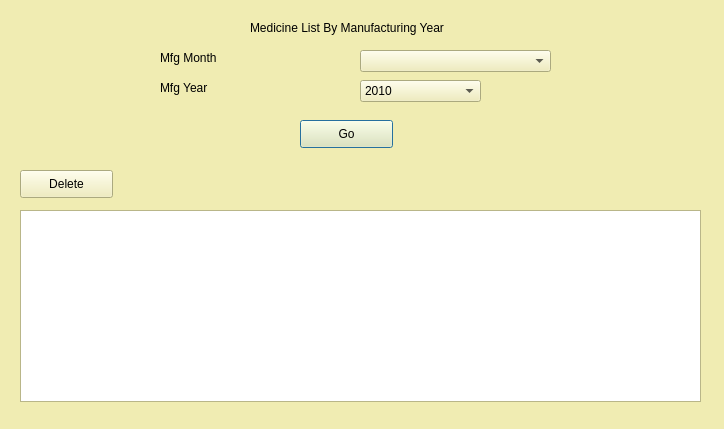
<?xml version="1.0" encoding="UTF-8"?>
<ui version="4.0">
 <class>MfgMonDlg</class>
 <widget class="QDialog" name="MfgMonDlg">
  <property name="geometry">
   <rect>
    <x>0</x>
    <y>0</y>
    <width>724</width>
    <height>429</height>
   </rect>
  </property>
  <property name="palette">
   <palette>
    <active>
     <colorrole role="WindowText">
      <brush brushstyle="SolidPattern">
       <color alpha="255">
        <red>0</red>
        <green>0</green>
        <blue>0</blue>
       </color>
      </brush>
     </colorrole>
     <colorrole role="Button">
      <brush brushstyle="SolidPattern">
       <color alpha="255">
        <red>240</red>
        <green>236</green>
        <blue>178</blue>
       </color>
      </brush>
     </colorrole>
     <colorrole role="Light">
      <brush brushstyle="SolidPattern">
       <color alpha="255">
        <red>255</red>
        <green>255</green>
        <blue>255</blue>
       </color>
      </brush>
     </colorrole>
     <colorrole role="Midlight">
      <brush brushstyle="SolidPattern">
       <color alpha="255">
        <red>247</red>
        <green>245</green>
        <blue>216</blue>
       </color>
      </brush>
     </colorrole>
     <colorrole role="Dark">
      <brush brushstyle="SolidPattern">
       <color alpha="255">
        <red>120</red>
        <green>118</green>
        <blue>89</blue>
       </color>
      </brush>
     </colorrole>
     <colorrole role="Mid">
      <brush brushstyle="SolidPattern">
       <color alpha="255">
        <red>160</red>
        <green>157</green>
        <blue>119</blue>
       </color>
      </brush>
     </colorrole>
     <colorrole role="Text">
      <brush brushstyle="SolidPattern">
       <color alpha="255">
        <red>0</red>
        <green>0</green>
        <blue>0</blue>
       </color>
      </brush>
     </colorrole>
     <colorrole role="BrightText">
      <brush brushstyle="SolidPattern">
       <color alpha="255">
        <red>255</red>
        <green>255</green>
        <blue>255</blue>
       </color>
      </brush>
     </colorrole>
     <colorrole role="ButtonText">
      <brush brushstyle="SolidPattern">
       <color alpha="255">
        <red>0</red>
        <green>0</green>
        <blue>0</blue>
       </color>
      </brush>
     </colorrole>
     <colorrole role="Base">
      <brush brushstyle="SolidPattern">
       <color alpha="255">
        <red>255</red>
        <green>255</green>
        <blue>255</blue>
       </color>
      </brush>
     </colorrole>
     <colorrole role="Window">
      <brush brushstyle="SolidPattern">
       <color alpha="255">
        <red>240</red>
        <green>236</green>
        <blue>178</blue>
       </color>
      </brush>
     </colorrole>
     <colorrole role="Shadow">
      <brush brushstyle="SolidPattern">
       <color alpha="255">
        <red>0</red>
        <green>0</green>
        <blue>0</blue>
       </color>
      </brush>
     </colorrole>
     <colorrole role="AlternateBase">
      <brush brushstyle="SolidPattern">
       <color alpha="255">
        <red>247</red>
        <green>245</green>
        <blue>216</blue>
       </color>
      </brush>
     </colorrole>
     <colorrole role="ToolTipBase">
      <brush brushstyle="SolidPattern">
       <color alpha="255">
        <red>255</red>
        <green>255</green>
        <blue>220</blue>
       </color>
      </brush>
     </colorrole>
     <colorrole role="ToolTipText">
      <brush brushstyle="SolidPattern">
       <color alpha="255">
        <red>0</red>
        <green>0</green>
        <blue>0</blue>
       </color>
      </brush>
     </colorrole>
    </active>
    <inactive>
     <colorrole role="WindowText">
      <brush brushstyle="SolidPattern">
       <color alpha="255">
        <red>0</red>
        <green>0</green>
        <blue>0</blue>
       </color>
      </brush>
     </colorrole>
     <colorrole role="Button">
      <brush brushstyle="SolidPattern">
       <color alpha="255">
        <red>240</red>
        <green>236</green>
        <blue>178</blue>
       </color>
      </brush>
     </colorrole>
     <colorrole role="Light">
      <brush brushstyle="SolidPattern">
       <color alpha="255">
        <red>255</red>
        <green>255</green>
        <blue>255</blue>
       </color>
      </brush>
     </colorrole>
     <colorrole role="Midlight">
      <brush brushstyle="SolidPattern">
       <color alpha="255">
        <red>247</red>
        <green>245</green>
        <blue>216</blue>
       </color>
      </brush>
     </colorrole>
     <colorrole role="Dark">
      <brush brushstyle="SolidPattern">
       <color alpha="255">
        <red>120</red>
        <green>118</green>
        <blue>89</blue>
       </color>
      </brush>
     </colorrole>
     <colorrole role="Mid">
      <brush brushstyle="SolidPattern">
       <color alpha="255">
        <red>160</red>
        <green>157</green>
        <blue>119</blue>
       </color>
      </brush>
     </colorrole>
     <colorrole role="Text">
      <brush brushstyle="SolidPattern">
       <color alpha="255">
        <red>0</red>
        <green>0</green>
        <blue>0</blue>
       </color>
      </brush>
     </colorrole>
     <colorrole role="BrightText">
      <brush brushstyle="SolidPattern">
       <color alpha="255">
        <red>255</red>
        <green>255</green>
        <blue>255</blue>
       </color>
      </brush>
     </colorrole>
     <colorrole role="ButtonText">
      <brush brushstyle="SolidPattern">
       <color alpha="255">
        <red>0</red>
        <green>0</green>
        <blue>0</blue>
       </color>
      </brush>
     </colorrole>
     <colorrole role="Base">
      <brush brushstyle="SolidPattern">
       <color alpha="255">
        <red>255</red>
        <green>255</green>
        <blue>255</blue>
       </color>
      </brush>
     </colorrole>
     <colorrole role="Window">
      <brush brushstyle="SolidPattern">
       <color alpha="255">
        <red>240</red>
        <green>236</green>
        <blue>178</blue>
       </color>
      </brush>
     </colorrole>
     <colorrole role="Shadow">
      <brush brushstyle="SolidPattern">
       <color alpha="255">
        <red>0</red>
        <green>0</green>
        <blue>0</blue>
       </color>
      </brush>
     </colorrole>
     <colorrole role="AlternateBase">
      <brush brushstyle="SolidPattern">
       <color alpha="255">
        <red>247</red>
        <green>245</green>
        <blue>216</blue>
       </color>
      </brush>
     </colorrole>
     <colorrole role="ToolTipBase">
      <brush brushstyle="SolidPattern">
       <color alpha="255">
        <red>255</red>
        <green>255</green>
        <blue>220</blue>
       </color>
      </brush>
     </colorrole>
     <colorrole role="ToolTipText">
      <brush brushstyle="SolidPattern">
       <color alpha="255">
        <red>0</red>
        <green>0</green>
        <blue>0</blue>
       </color>
      </brush>
     </colorrole>
    </inactive>
    <disabled>
     <colorrole role="WindowText">
      <brush brushstyle="SolidPattern">
       <color alpha="255">
        <red>120</red>
        <green>118</green>
        <blue>89</blue>
       </color>
      </brush>
     </colorrole>
     <colorrole role="Button">
      <brush brushstyle="SolidPattern">
       <color alpha="255">
        <red>240</red>
        <green>236</green>
        <blue>178</blue>
       </color>
      </brush>
     </colorrole>
     <colorrole role="Light">
      <brush brushstyle="SolidPattern">
       <color alpha="255">
        <red>255</red>
        <green>255</green>
        <blue>255</blue>
       </color>
      </brush>
     </colorrole>
     <colorrole role="Midlight">
      <brush brushstyle="SolidPattern">
       <color alpha="255">
        <red>247</red>
        <green>245</green>
        <blue>216</blue>
       </color>
      </brush>
     </colorrole>
     <colorrole role="Dark">
      <brush brushstyle="SolidPattern">
       <color alpha="255">
        <red>120</red>
        <green>118</green>
        <blue>89</blue>
       </color>
      </brush>
     </colorrole>
     <colorrole role="Mid">
      <brush brushstyle="SolidPattern">
       <color alpha="255">
        <red>160</red>
        <green>157</green>
        <blue>119</blue>
       </color>
      </brush>
     </colorrole>
     <colorrole role="Text">
      <brush brushstyle="SolidPattern">
       <color alpha="255">
        <red>120</red>
        <green>118</green>
        <blue>89</blue>
       </color>
      </brush>
     </colorrole>
     <colorrole role="BrightText">
      <brush brushstyle="SolidPattern">
       <color alpha="255">
        <red>255</red>
        <green>255</green>
        <blue>255</blue>
       </color>
      </brush>
     </colorrole>
     <colorrole role="ButtonText">
      <brush brushstyle="SolidPattern">
       <color alpha="255">
        <red>120</red>
        <green>118</green>
        <blue>89</blue>
       </color>
      </brush>
     </colorrole>
     <colorrole role="Base">
      <brush brushstyle="SolidPattern">
       <color alpha="255">
        <red>240</red>
        <green>236</green>
        <blue>178</blue>
       </color>
      </brush>
     </colorrole>
     <colorrole role="Window">
      <brush brushstyle="SolidPattern">
       <color alpha="255">
        <red>240</red>
        <green>236</green>
        <blue>178</blue>
       </color>
      </brush>
     </colorrole>
     <colorrole role="Shadow">
      <brush brushstyle="SolidPattern">
       <color alpha="255">
        <red>0</red>
        <green>0</green>
        <blue>0</blue>
       </color>
      </brush>
     </colorrole>
     <colorrole role="AlternateBase">
      <brush brushstyle="SolidPattern">
       <color alpha="255">
        <red>240</red>
        <green>236</green>
        <blue>178</blue>
       </color>
      </brush>
     </colorrole>
     <colorrole role="ToolTipBase">
      <brush brushstyle="SolidPattern">
       <color alpha="255">
        <red>255</red>
        <green>255</green>
        <blue>220</blue>
       </color>
      </brush>
     </colorrole>
     <colorrole role="ToolTipText">
      <brush brushstyle="SolidPattern">
       <color alpha="255">
        <red>0</red>
        <green>0</green>
        <blue>0</blue>
       </color>
      </brush>
     </colorrole>
    </disabled>
   </palette>
  </property>
  <property name="windowTitle">
   <string>Dialog</string>
  </property>
  <widget class="QLabel" name="label_2">
   <property name="geometry">
    <rect>
     <x>160</x>
     <y>50</y>
     <width>171</width>
     <height>16</height>
    </rect>
   </property>
   <property name="text">
    <string>Mfg Month</string>
   </property>
  </widget>
  <widget class="QComboBox" name="comboBox">
   <property name="geometry">
    <rect>
     <x>360</x>
     <y>50</y>
     <width>191</width>
     <height>22</height>
    </rect>
   </property>
  </widget>
  <widget class="QLabel" name="label_3">
   <property name="geometry">
    <rect>
     <x>160</x>
     <y>80</y>
     <width>71</width>
     <height>16</height>
    </rect>
   </property>
   <property name="text">
    <string>Mfg Year</string>
   </property>
  </widget>
  <widget class="QComboBox" name="comboBox_2">
   <property name="geometry">
    <rect>
     <x>360</x>
     <y>80</y>
     <width>121</width>
     <height>22</height>
    </rect>
   </property>
   <item>
    <property name="text">
     <string>2010</string>
    </property>
   </item>
   <item>
    <property name="text">
     <string>2011</string>
    </property>
   </item>
   <item>
    <property name="text">
     <string>2012</string>
    </property>
   </item>
   <item>
    <property name="text">
     <string>2013</string>
    </property>
   </item>
   <item>
    <property name="text">
     <string>2014</string>
    </property>
   </item>
   <item>
    <property name="text">
     <string>2015</string>
    </property>
   </item>
   <item>
    <property name="text">
     <string>2016</string>
    </property>
   </item>
   <item>
    <property name="text">
     <string>2017</string>
    </property>
   </item>
   <item>
    <property name="text">
     <string>2018</string>
    </property>
   </item>
   <item>
    <property name="text">
     <string>2019</string>
    </property>
   </item>
   <item>
    <property name="text">
     <string>2020</string>
    </property>
   </item>
  </widget>
  <widget class="QPushButton" name="pushButton">
   <property name="geometry">
    <rect>
     <x>300</x>
     <y>120</y>
     <width>93</width>
     <height>28</height>
    </rect>
   </property>
   <property name="text">
    <string>Go</string>
   </property>
  </widget>
  <widget class="QLabel" name="label">
   <property name="geometry">
    <rect>
     <x>250</x>
     <y>20</y>
     <width>271</width>
     <height>16</height>
    </rect>
   </property>
   <property name="text">
    <string>Medicine List By Manufacturing Year</string>
   </property>
  </widget>
  <widget class="QTableView" name="tableView">
   <property name="geometry">
    <rect>
     <x>20</x>
     <y>210</y>
     <width>681</width>
     <height>192</height>
    </rect>
   </property>
  </widget>
  <widget class="QPushButton" name="btnDelete">
   <property name="geometry">
    <rect>
     <x>20</x>
     <y>170</y>
     <width>93</width>
     <height>28</height>
    </rect>
   </property>
   <property name="text">
    <string>Delete</string>
   </property>
  </widget>
 </widget>
 <resources/>
 <connections/>
</ui>
